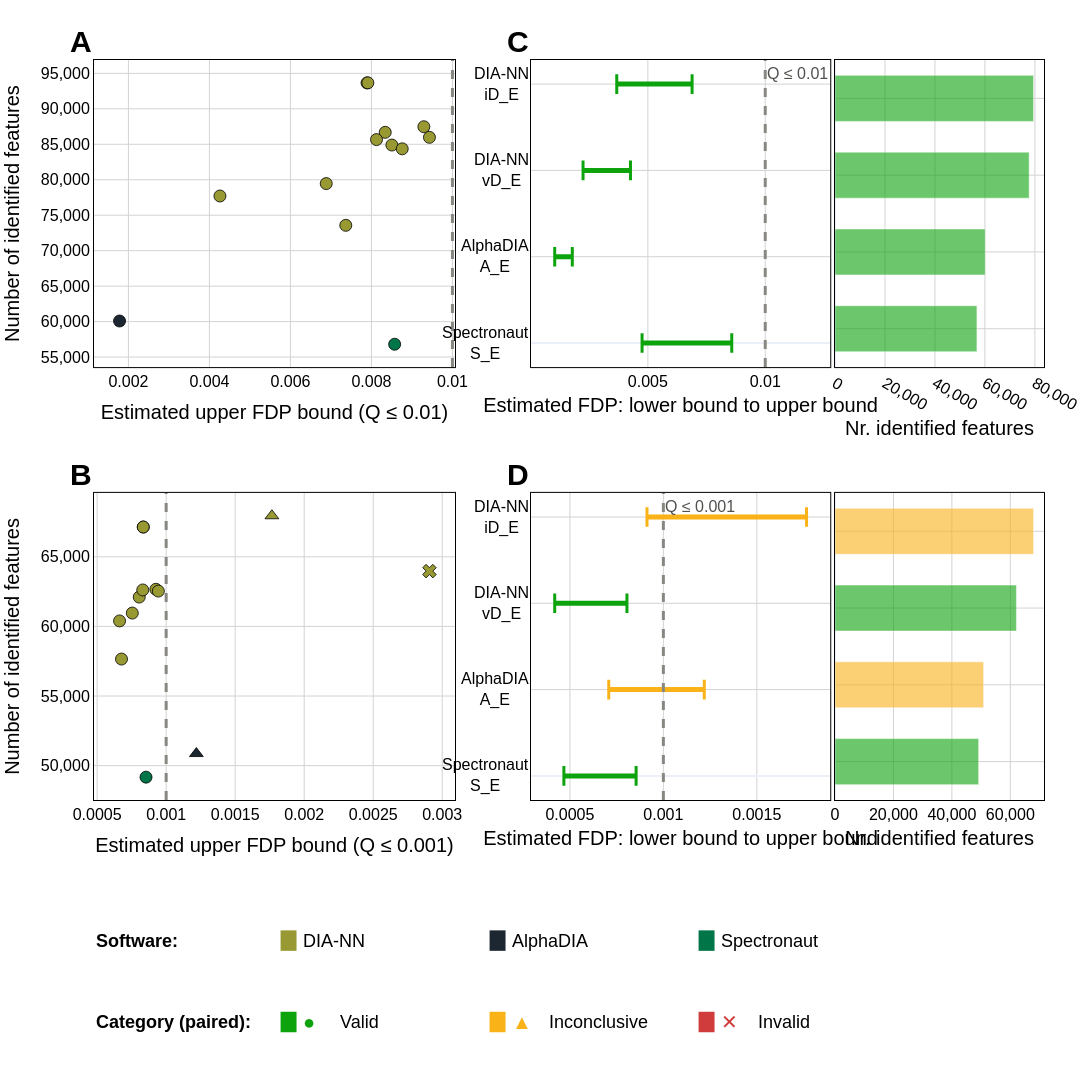

Notebook cell for this chart:
### Code cell
# ---- Global layout, save, show ----
# Height scales with the number of forest rows in each threshold's row (C and D can differ
# slightly if apply_threshold() drops a different set of workflows at 0.01 vs 0.001) -- now
# every datapoint gets its own row, so this can be much taller than a fixed size would allow.
_n_forest_rows2 = max(len(_fig_forest_c.layout.yaxis.tickvals), len(_fig_forest_d.layout.yaxis.tickvals))
_fig_height2 = max(950, 2 * (50 * _n_forest_rows2 + 170) + 330)

combined_fig2.update_layout(
    **_BASE_LAYOUT,
    template="plotly_white",
    width=1500,
    height=_fig_height2,
    showlegend=False,
    margin=dict(l=90, r=40, t=60, b=270),
)

_save_figure(combined_fig2, "entrapment_combined_threshold_with_extra_panel")
combined_fig2.show()
combined_fig2.write_image("entrapment_combined_threshold_with_extra_panel.png", scale=3)
combined_fig2.write_image("entrapment_combined_threshold_with_extra_panel.svg")

### Figure 1 — Plotly figure (JSON) as saved in the notebook; plotly's stock layout.template omitted (floating-point values rounded to 4 significant figures)
{"data": [{"hovertemplate": "AlphaDIA (valid)<br>x: %{x:.4f}<br>y: %{y:,}<extra></extra>", "legendgroup": "AlphaDIA", "marker": {"color": "#1D2732", "line": {"color": "black", "width": 0.8}, "size": 12, "symbol": "circle"}, "mode": "markers", "name": "AlphaDIA", "showlegend": false, "type": "scatter", "x": [0.001781], "xaxis": "x", "y": [60084], "yaxis": "y"}, {"hovertemplate": "DIA-NN (valid)<br>x: %{x:.4f}<br>y: %{y:,}<extra></extra>", "legendgroup": "DIA-NN", "marker": {"color": "#999934", "line": {"color": "black", "width": 0.8}, "size": 12, "symbol": "circle"}, "mode": "markers", "name": "DIA-NN", "showlegend": false, "type": "scatter", "x": [0.004259, 0.009294, 0.007367, 0.009432, 0.008505, 0.008341, 0.008125, 0.00876, 0.006884, 0.007891, 0.007912], "xaxis": "x", "y": [77710, 87473, 73573, 85980, 84893, 86685, 85661, 84360, 79458, 93656, 93661], "yaxis": "y"}, {"hovertemplate": "Spectronaut (valid)<br>x: %{x:.4f}<br>y: %{y:,}<extra></extra>", "legendgroup": "Spectronaut", "marker": {"color": "#007548", "line": {"color": "black", "width": 0.8}, "size": 12, "symbol": "circle"}, "mode": "markers", "name": "Spectronaut", "showlegend": false, "type": "scatter", "x": [0.008573], "xaxis": "x", "y": [56807], "yaxis": "y"}, {"legend": "legend2", "marker": {"color": "#444444", "line": {"color": "black", "width": 0.8}, "size": 12, "symbol": "circle"}, "mode": "markers", "name": "Valid", "showlegend": false, "type": "scatter", "x": [null], "xaxis": "x", "y": [null], "yaxis": "y"}, {"legend": "legend2", "marker": {"color": "#444444", "line": {"color": "black", "width": 0.8}, "size": 12, "symbol": "triangle-up"}, "mode": "markers", "name": "Inconclusive", "showlegend": false, "type": "scatter", "x": [null], "xaxis": "x", "y": [null], "yaxis": "y"}, {"legend": "legend2", "marker": {"color": "#444444", "line": {"color": "black", "width": 0.8}, "size": 12, "symbol": "x"}, "mode": "markers", "name": "Invalid", "showlegend": false, "type": "scatter", "x": [null], "xaxis": "x", "y": [null], "yaxis": "y"}, {"hoverinfo": "skip", "legendgroup": "valid", "line": {"color": "#0ca30c", "width": 5}, "mode": "lines", "name": "Valid", "showlegend": false, "type": "scatter", "x": [0.004753, 0.008573, null, 0.001032, 0.001781, null, 0.002239, 0.004259, null, 0.003675, 0.006884, null], "xaxis": "x2", "y": [0, 0, null, 1, 1, null, 2, 2, null, 3, 3, null], "yaxis": "y2"}, {"customdata": [["Spectronaut<br>S_E", "Lower bound"], ["AlphaDIA<br>A_E", "Lower bound"], ["DIA-NN<br>vD_E", "Lower bound"], ["DIA-NN<br>iD_E", "Lower bound"], ["Spectronaut<br>S_E", "Upper bound"], ["AlphaDIA<br>A_E", "Upper bound"], ["DIA-NN<br>vD_E", "Upper bound"], ["DIA-NN<br>iD_E", "Upper bound"]], "hovertemplate": "%{customdata[0]} (valid)<br>%{customdata[1]}: %{x:.4f}<extra></extra>", "legendgroup": "valid", "marker": {"line": {"color": "#0ca30c", "width": 3}, "size": 14, "symbol": "line-ns"}, "mode": "markers", "showlegend": false, "type": "scatter", "x": [0.004753, 0.001032, 0.002239, 0.003675, 0.008573, 0.001781, 0.004259, 0.006884], "xaxis": "x2", "y": [0, 1, 2, 3, 0, 1, 2, 3], "yaxis": "y2"}, {"customdata": ["Spectronaut<br>S_E", "AlphaDIA<br>A_E", "DIA-NN<br>vD_E", "DIA-NN<br>iD_E"], "hovertemplate": "%{customdata}<br>%{x:,} identified features<extra></extra>", "marker": {"color": ["#0ca30c", "#0ca30c", "#0ca30c", "#0ca30c"], "opacity": 0.6}, "orientation": "h", "showlegend": false, "type": "bar", "width": 0.6, "x": [56807, 60084, 77710, 79458], "xaxis": "x3", "y": [0, 1, 2, 3], "yaxis": "y3"}, {"hovertemplate": "AlphaDIA (inconclusive)<br>x: %{x:.4f}<br>y: %{y:,}<extra></extra>", "legendgroup": "AlphaDIA", "marker": {"color": "#1D2732", "line": {"color": "black", "width": 0.8}, "size": 12, "symbol": "triangle-up"}, "mode": "markers", "name": "AlphaDIA", "showlegend": false, "type": "scatter", "x": [0.001219], "xaxis": "x4", "y": [50867], "yaxis": "y4"}, {"hovertemplate": "DIA-NN (inconclusive)<br>x: %{x:.4f}<br>y: %{y:,}<extra></extra>", "legendgroup": "DIA-NN", "marker": {"color": "#999934", "line": {"color": "black", "width": 0.8}, "size": 12, "symbol": "triangle-up"}, "mode": "markers", "name": "DIA-NN", "showlegend": false, "type": "scatter", "x": [0.001766], "xaxis": "x4", "y": [67950], "yaxis": "y4"}, {"hovertemplate": "DIA-NN (invalid)<br>x: %{x:.4f}<br>y: %{y:,}<extra></extra>", "legendgroup": "DIA-NN", "marker": {"color": "#999934", "line": {"color": "black", "width": 0.8}, "size": 12, "symbol": "x"}, "mode": "markers", "name": "DIA-NN", "showlegend": false, "type": "scatter", "x": [0.002907], "xaxis": "x4", "y": [63974], "yaxis": "y4"}, {"hovertemplate": "DIA-NN (valid)<br>x: %{x:.4f}<br>y: %{y:,}<extra></extra>", "legendgroup": "DIA-NN", "marker": {"color": "#999934", "line": {"color": "black", "width": 0.8}, "size": 12, "symbol": "circle"}, "mode": "markers", "name": "DIA-NN", "showlegend": false, "type": "scatter", "x": [0.0008051, 0.0006764, 0.0006623, 0.0008304, 0.0009255, 0.0007546, 0.0009434, 0.0008341, 0.0008341], "xaxis": "x4", "y": [62107, 57655, 60395, 62619, 62668, 60960, 62538, 67140, 67140], "yaxis": "y4"}, {"hovertemplate": "Spectronaut (valid)<br>x: %{x:.4f}<br>y: %{y:,}<extra></extra>", "legendgroup": "Spectronaut", "marker": {"color": "#007548", "line": {"color": "black", "width": 0.8}, "size": 12, "symbol": "circle"}, "mode": "markers", "name": "Spectronaut", "showlegend": false, "type": "scatter", "x": [0.0008541], "xaxis": "x4", "y": [49172], "yaxis": "y4"}, {"legend": "legend2", "marker": {"color": "#444444", "line": {"color": "black", "width": 0.8}, "size": 12, "symbol": "circle"}, "mode": "markers", "name": "Valid", "showlegend": false, "type": "scatter", "x": [null], "xaxis": "x4", "y": [null], "yaxis": "y4"}, {"legend": "legend2", "marker": {"color": "#444444", "line": {"color": "black", "width": 0.8}, "size": 12, "symbol": "triangle-up"}, "mode": "markers", "name": "Inconclusive", "showlegend": false, "type": "scatter", "x": [null], "xaxis": "x4", "y": [null], "yaxis": "y4"}, {"legend": "legend2", "marker": {"color": "#444444", "line": {"color": "black", "width": 0.8}, "size": 12, "symbol": "x"}, "mode": "markers", "name": "Invalid", "showlegend": false, "type": "scatter", "x": [null], "xaxis": "x4", "y": [null], "yaxis": "y4"}, {"hoverinfo": "skip", "legendgroup": "inconclusive", "line": {"color": "#fab219", "width": 5}, "mode": "lines", "name": "Inconclusive", "showlegend": false, "type": "scatter", "x": [0.0007077, 0.001219, null, 0.0009124, 0.001766, null], "xaxis": "x5", "y": [1, 1, null, 3, 3, null], "yaxis": "y5"}, {"customdata": [["AlphaDIA<br>A_E", "Lower bound"], ["DIA-NN<br>iD_E", "Lower bound"], ["AlphaDIA<br>A_E", "Upper bound"], ["DIA-NN<br>iD_E", "Upper bound"]], "hovertemplate": "%{customdata[0]} (inconclusive)<br>%{customdata[1]}: %{x:.4f}<extra></extra>", "legendgroup": "inconclusive", "marker": {"line": {"color": "#fab219", "width": 3}, "size": 14, "symbol": "line-ns"}, "mode": "markers", "showlegend": false, "type": "scatter", "x": [0.0007077, 0.0009124, 0.001219, 0.001766], "xaxis": "x5", "y": [1, 3, 1, 3], "yaxis": "y5"}, {"hoverinfo": "skip", "legendgroup": "valid", "line": {"color": "#0ca30c", "width": 5}, "mode": "lines", "name": "Valid", "showlegend": false, "type": "scatter", "x": [0.0004677, 0.0008541, null, 0.0004186, 0.0008051, null], "xaxis": "x5", "y": [0, 0, null, 2, 2, null], "yaxis": "y5"}, {"customdata": [["Spectronaut<br>S_E", "Lower bound"], ["DIA-NN<br>vD_E", "Lower bound"], ["Spectronaut<br>S_E", "Upper bound"], ["DIA-NN<br>vD_E", "Upper bound"]], "hovertemplate": "%{customdata[0]} (valid)<br>%{customdata[1]}: %{x:.4f}<extra></extra>", "legendgroup": "valid", "marker": {"line": {"color": "#0ca30c", "width": 3}, "size": 14, "symbol": "line-ns"}, "mode": "markers", "showlegend": false, "type": "scatter", "x": [0.0004677, 0.0004186, 0.0008541, 0.0008051], "xaxis": "x5", "y": [0, 2, 0, 2], "yaxis": "y5"}, {"customdata": ["Spectronaut<br>S_E", "AlphaDIA<br>A_E", "DIA-NN<br>vD_E", "DIA-NN<br>iD_E"], "hovertemplate": "%{customdata}<br>%{x:,} identified features<extra></extra>", "marker": {"color": ["#0ca30c", "#fab219", "#0ca30c", "#fab219"], "opacity": 0.6}, "orientation": "h", "showlegend": false, "type": "bar", "width": 0.6, "x": [49172, 50867, 62107, 67950], "xaxis": "x6", "y": [0, 1, 2, 3], "yaxis": "y6"}], "layout": {"annotations": [{"font": {"color": "black", "size": 30}, "showarrow": false, "text": "<b>A</b>", "x": 0, "xanchor": "right", "xref": "x domain", "y": 1, "yanchor": "bottom", "yref": "y domain"}, {"font": {"color": "#52514e", "size": 16}, "showarrow": false, "text": "Q ≤ 0.01", "x": 0.01, "xanchor": "left", "xref": "x2", "y": 3, "yanchor": "bottom", "yref": "y2"}, {"align": "center", "font": {"color": "black", "size": 16}, "showarrow": false, "text": "Spectronaut<br>S_E", "x": 0, "xanchor": "right", "xref": "x2 domain", "y": 0, "yanchor": "middle", "yref": "y2"}, {"align": "center", "font": {"color": "black", "size": 16}, "showarrow": false, "text": "AlphaDIA<br>A_E", "x": 0, "xanchor": "right", "xref": "x2 domain", "y": 1, "yanchor": "middle", "yref": "y2"}, {"align": "center", "font": {"color": "black", "size": 16}, "showarrow": false, "text": "DIA-NN<br>vD_E", "x": 0, "xanchor": "right", "xref": "x2 domain", "y": 2, "yanchor": "middle", "yref": "y2"}, {"align": "center", "font": {"color": "black", "size": 16}, "showarrow": false, "text": "DIA-NN<br>iD_E", "x": 0, "xanchor": "right", "xref": "x2 domain", "y": 3, "yanchor": "middle", "yref": "y2"}, {"font": {"color": "black", "size": 30}, "showarrow": false, "text": "<b>C</b>", "x": 0, "xanchor": "right", "xref": "x2 domain", "y": 1, "yanchor": "bottom", "yref": "y2 domain"}, {"font": {"color": "black", "size": 30}, "showarrow": false, "text": "<b>B</b>", "x": 0, "xanchor": "right", "xref": "x4 domain", "y": 1, "yanchor": "bottom", "yref": "y4 domain"}, {"font": {"color": "#52514e", "size": 16}, "showarrow": false, "text": "Q ≤ 0.001", "x": 0.001, "xanchor": "left", "xref": "x5", "y": 3, "yanchor": "bottom", "yref": "y5"}, {"align": "center", "font": {"color": "black", "size": 16}, "showarrow": false, "text": "Spectronaut<br>S_E", "x": 0, "xanchor": "right", "xref": "x5 domain", "y": 0, "yanchor": "middle", "yref": "y5"}, {"align": "center", "font": {"color": "black", "size": 16}, "showarrow": false, "text": "AlphaDIA<br>A_E", "x": 0, "xanchor": "right", "xref": "x5 domain", "y": 1, "yanchor": "middle", "yref": "y5"}, {"align": "center", "font": {"color": "black", "size": 16}, "showarrow": false, "text": "DIA-NN<br>vD_E", "x": 0, "xanchor": "right", "xref": "x5 domain", "y": 2, "yanchor": "middle", "yref": "y5"}, {"align": "center", "font": {"color": "black", "size": 16}, "showarrow": false, "text": "DIA-NN<br>iD_E", "x": 0, "xanchor": "right", "xref": "x5 domain", "y": 3, "yanchor": "middle", "yref": "y5"}, {"font": {"color": "black", "size": 30}, "showarrow": false, "text": "<b>D</b>", "x": 0, "xanchor": "right", "xref": "x5 domain", "y": 1, "yanchor": "bottom", "yref": "y5 domain"}, {"font": {"size": 18}, "showarrow": false, "text": "<b>Software:</b>", "x": 0, "xanchor": "left", "xref": "paper", "y": -0.19, "yanchor": "middle", "yref": "paper"}, {"font": {"size": 18}, "showarrow": false, "text": "DIA-NN", "x": 0.218, "xanchor": "left", "xref": "paper", "y": -0.19, "yanchor": "middle", "yref": "paper"}, {"font": {"size": 18}, "showarrow": false, "text": "AlphaDIA", "x": 0.438, "xanchor": "left", "xref": "paper", "y": -0.19, "yanchor": "middle", "yref": "paper"}, {"font": {"size": 18}, "showarrow": false, "text": "Spectronaut", "x": 0.658, "xanchor": "left", "xref": "paper", "y": -0.19, "yanchor": "middle", "yref": "paper"}, {"font": {"size": 18}, "showarrow": false, "text": "<b>Category (paired):</b>", "x": 0, "xanchor": "left", "xref": "paper", "y": -0.3, "yanchor": "middle", "yref": "paper"}, {"font": {"color": "#0ca30c", "size": 20}, "showarrow": false, "text": "●", "x": 0.218, "xanchor": "left", "xref": "paper", "y": -0.3, "yanchor": "middle", "yref": "paper"}, {"font": {"size": 18}, "showarrow": false, "text": "Valid", "x": 0.2564, "xanchor": "left", "xref": "paper", "y": -0.3, "yanchor": "middle", "yref": "paper"}, {"font": {"color": "#fab219", "size": 20}, "showarrow": false, "text": "▲", "x": 0.438, "xanchor": "left", "xref": "paper", "y": -0.3, "yanchor": "middle", "yref": "paper"}, {"font": {"size": 18}, "showarrow": false, "text": "Inconclusive", "x": 0.4764, "xanchor": "left", "xref": "paper", "y": -0.3, "yanchor": "middle", "yref": "paper"}, {"font": {"color": "#d03b3b", "size": 20}, "showarrow": false, "text": "✕", "x": 0.658, "xanchor": "left", "xref": "paper", "y": -0.3, "yanchor": "middle", "yref": "paper"}, {"font": {"size": 18}, "showarrow": false, "text": "Invalid", "x": 0.6964, "xanchor": "left", "xref": "paper", "y": -0.3, "yanchor": "middle", "yref": "paper"}], "font": {"color": "black", "family": "Arial, sans-serif", "size": 17}, "height": 1070, "margin": {"b": 270, "l": 90, "r": 40, "t": 60}, "paper_bgcolor": "white", "plot_bgcolor": "white", "shapes": [{"line": {"color": "#898781", "dash": "dash", "width": 3}, "type": "line", "x0": 0.01, "x1": 0.01, "xref": "x", "y0": 0, "y1": 1, "yref": "y domain"}, {"line": {"color": "#898781", "dash": "dash", "width": 3}, "type": "line", "x0": 0.01, "x1": 0.01, "xref": "x2", "y0": 0, "y1": 1, "yref": "y2 domain"}, {"line": {"color": "#898781", "dash": "dash", "width": 3}, "type": "line", "x0": 0.001, "x1": 0.001, "xref": "x4", "y0": 0, "y1": 1, "yref": "y4 domain"}, {"line": {"color": "#898781", "dash": "dash", "width": 3}, "type": "line", "x0": 0.001, "x1": 0.001, "xref": "x5", "y0": 0, "y1": 1, "yref": "y5 domain"}, {"fillcolor": "#999934", "layer": "above", "line": {"width": 0}, "type": "rect", "x0": 0.1964, "x1": 0.2132, "xref": "paper", "y0": -0.2038, "y1": -0.1762, "yref": "paper"}, {"fillcolor": "#1D2732", "layer": "above", "line": {"width": 0}, "type": "rect", "x0": 0.4164, "x1": 0.4332, "xref": "paper", "y0": -0.2038, "y1": -0.1762, "yref": "paper"}, {"fillcolor": "#007548", "layer": "above", "line": {"width": 0}, "type": "rect", "x0": 0.6364, "x1": 0.6532, "xref": "paper", "y0": -0.2038, "y1": -0.1762, "yref": "paper"}, {"fillcolor": "#0ca30c", "layer": "above", "line": {"width": 0}, "type": "rect", "x0": 0.1964, "x1": 0.2132, "xref": "paper", "y0": -0.3138, "y1": -0.2862, "yref": "paper"}, {"fillcolor": "#fab219", "layer": "above", "line": {"width": 0}, "type": "rect", "x0": 0.4164, "x1": 0.4332, "xref": "paper", "y0": -0.3138, "y1": -0.2862, "yref": "paper"}, {"fillcolor": "#d03b3b", "layer": "above", "line": {"width": 0}, "type": "rect", "x0": 0.6364, "x1": 0.6532, "xref": "paper", "y0": -0.3138, "y1": -0.2862, "yref": "paper"}], "showlegend": false, "width": 1500, "xaxis": {"anchor": "y", "domain": [0, 0.38], "gridcolor": "lightgray", "gridwidth": 1, "linecolor": "black", "linewidth": 1, "mirror": true, "showline": true, "tickfont": {"size": 16}, "title": {"font": {"size": 20}, "text": "Estimated upper FDP bound (Q ≤ 0.01)"}}, "xaxis2": {"anchor": "y2", "domain": [0.46, 0.775], "gridcolor": "lightgray", "gridwidth": 1, "linecolor": "black", "linewidth": 1, "mirror": true, "showline": true, "tickfont": {"size": 16}, "title": {"font": {"size": 20}, "standoff": 8, "text": "Estimated FDP: lower bound to upper bound"}}, "xaxis3": {"anchor": "y3", "domain": [0.78, 1], "gridcolor": "lightgray", "gridwidth": 1, "linecolor": "black", "linewidth": 1, "mirror": true, "showline": true, "tickfont": {"size": 16}, "tickformat": ",", "title": {"font": {"size": 20}, "standoff": 8, "text": "Nr. identified features"}}, "xaxis4": {"anchor": "y4", "domain": [0, 0.38], "gridcolor": "lightgray", "gridwidth": 1, "linecolor": "black", "linewidth": 1, "mirror": true, "showline": true, "tickfont": {"size": 16}, "title": {"font": {"size": 20}, "text": "Estimated upper FDP bound (Q ≤ 0.001)"}}, "xaxis5": {"anchor": "y5", "domain": [0.46, 0.775], "gridcolor": "lightgray", "gridwidth": 1, "linecolor": "black", "linewidth": 1, "mirror": true, "showline": true, "tickfont": {"size": 16}, "title": {"font": {"size": 20}, "standoff": 8, "text": "Estimated FDP: lower bound to upper bound"}}, "xaxis6": {"anchor": "y6", "domain": [0.78, 1], "gridcolor": "lightgray", "gridwidth": 1, "linecolor": "black", "linewidth": 1, "mirror": true, "showline": true, "tickfont": {"size": 16}, "tickformat": ",", "title": {"font": {"size": 20}, "standoff": 8, "text": "Nr. identified features"}}, "yaxis": {"anchor": "x", "domain": [0.585, 1], "gridcolor": "lightgray", "gridwidth": 1, "linecolor": "black", "linewidth": 1, "mirror": true, "showline": true, "tickfont": {"size": 16}, "tickformat": ",", "title": {"font": {"size": 20}, "text": "Number of identified features"}}, "yaxis2": {"anchor": "x2", "domain": [0.585, 1], "gridcolor": "lightgray", "gridwidth": 1, "linecolor": "black", "linewidth": 1, "mirror": true, "showline": true, "showticklabels": false, "tickfont": {"size": 16}, "tickvals": [0, 1, 2, 3], "title": {"font": {"size": 20}}}, "yaxis3": {"anchor": "x3", "domain": [0.585, 1], "gridcolor": "lightgray", "gridwidth": 1, "linecolor": "black", "linewidth": 1, "mirror": true, "showline": true, "showticklabels": false, "tickfont": {"size": 16}, "tickvals": [0, 1, 2, 3], "title": {"font": {"size": 20}}}, "yaxis4": {"anchor": "x4", "domain": [0, 0.415], "gridcolor": "lightgray", "gridwidth": 1, "linecolor": "black", "linewidth": 1, "mirror": true, "showline": true, "tickfont": {"size": 16}, "tickformat": ",", "title": {"font": {"size": 20}, "text": "Number of identified features"}}, "yaxis5": {"anchor": "x5", "domain": [0, 0.415], "gridcolor": "lightgray", "gridwidth": 1, "linecolor": "black", "linewidth": 1, "mirror": true, "showline": true, "showticklabels": false, "tickfont": {"size": 16}, "tickvals": [0, 1, 2, 3], "title": {"font": {"size": 20}}}, "yaxis6": {"anchor": "x6", "domain": [0, 0.415], "gridcolor": "lightgray", "gridwidth": 1, "linecolor": "black", "linewidth": 1, "mirror": true, "showline": true, "showticklabels": false, "tickfont": {"size": 16}, "tickvals": [0, 1, 2, 3], "title": {"font": {"size": 20}}}}}
